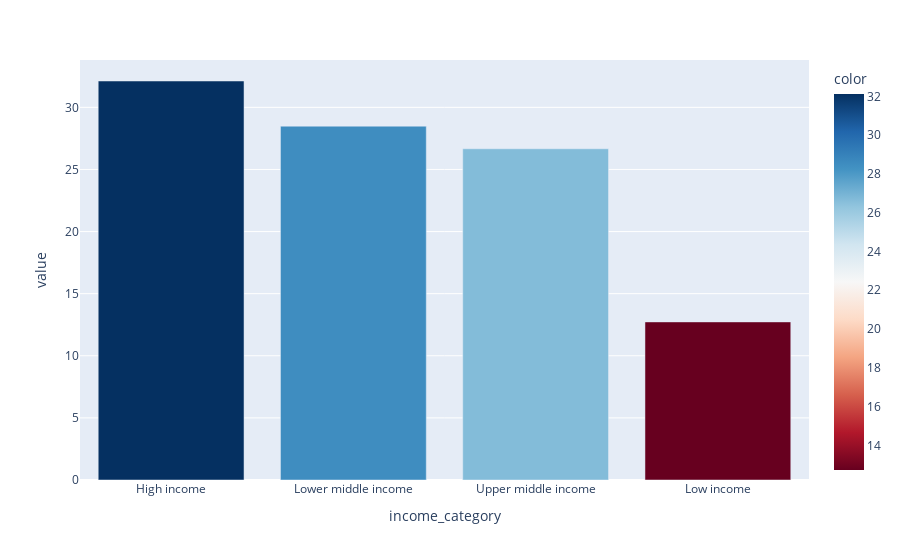

The cell this chart's notebook holds for it:
### Code cell
# Percentage of income category
percentual_income_category = df_countries.value_counts(subset='income_category') / len(df_countries) * 100

# Bar chart of income category
px.bar(data_frame=percentual_income_category, color=percentual_income_category, color_continuous_scale='RdBu')

### Figure 1 — Plotly figure (JSON) as saved in the notebook; plotly's stock layout.template omitted (floating-point values rounded to 4 significant figures)
{"data": [{"alignmentgroup": "True", "hovertemplate": "income_category=%{x}<br>value=%{y}<br>color=%{marker.color}<extra></extra>", "legendgroup": "", "marker": {"color": [32.12, 28.48, 26.67, 12.73], "coloraxis": "coloraxis", "pattern": {"shape": ""}}, "name": "", "offsetgroup": "", "orientation": "v", "showlegend": false, "textposition": "auto", "type": "bar", "x": ["High income", "Lower middle income", "Upper middle income", "Low income"], "xaxis": "x", "y": [32.12, 28.48, 26.67, 12.73], "yaxis": "y"}], "layout": {"barmode": "relative", "coloraxis": {"colorbar": {"title": {"text": "color"}}, "colorscale": [[0, "rgb(103,0,31)"], [0.1, "rgb(178,24,43)"], [0.2, "rgb(214,96,77)"], [0.3, "rgb(244,165,130)"], [0.4, "rgb(253,219,199)"], [0.5, "rgb(247,247,247)"], [0.6, "rgb(209,229,240)"], [0.7, "rgb(146,197,222)"], [0.8, "rgb(67,147,195)"], [0.9, "rgb(33,102,172)"], [1, "rgb(5,48,97)"]]}, "legend": {"tracegroupgap": 0}, "margin": {"t": 60}, "xaxis": {"anchor": "y", "domain": [0, 1], "title": {"text": "income_category"}}, "yaxis": {"anchor": "x", "domain": [0, 1], "title": {"text": "value"}}}}
